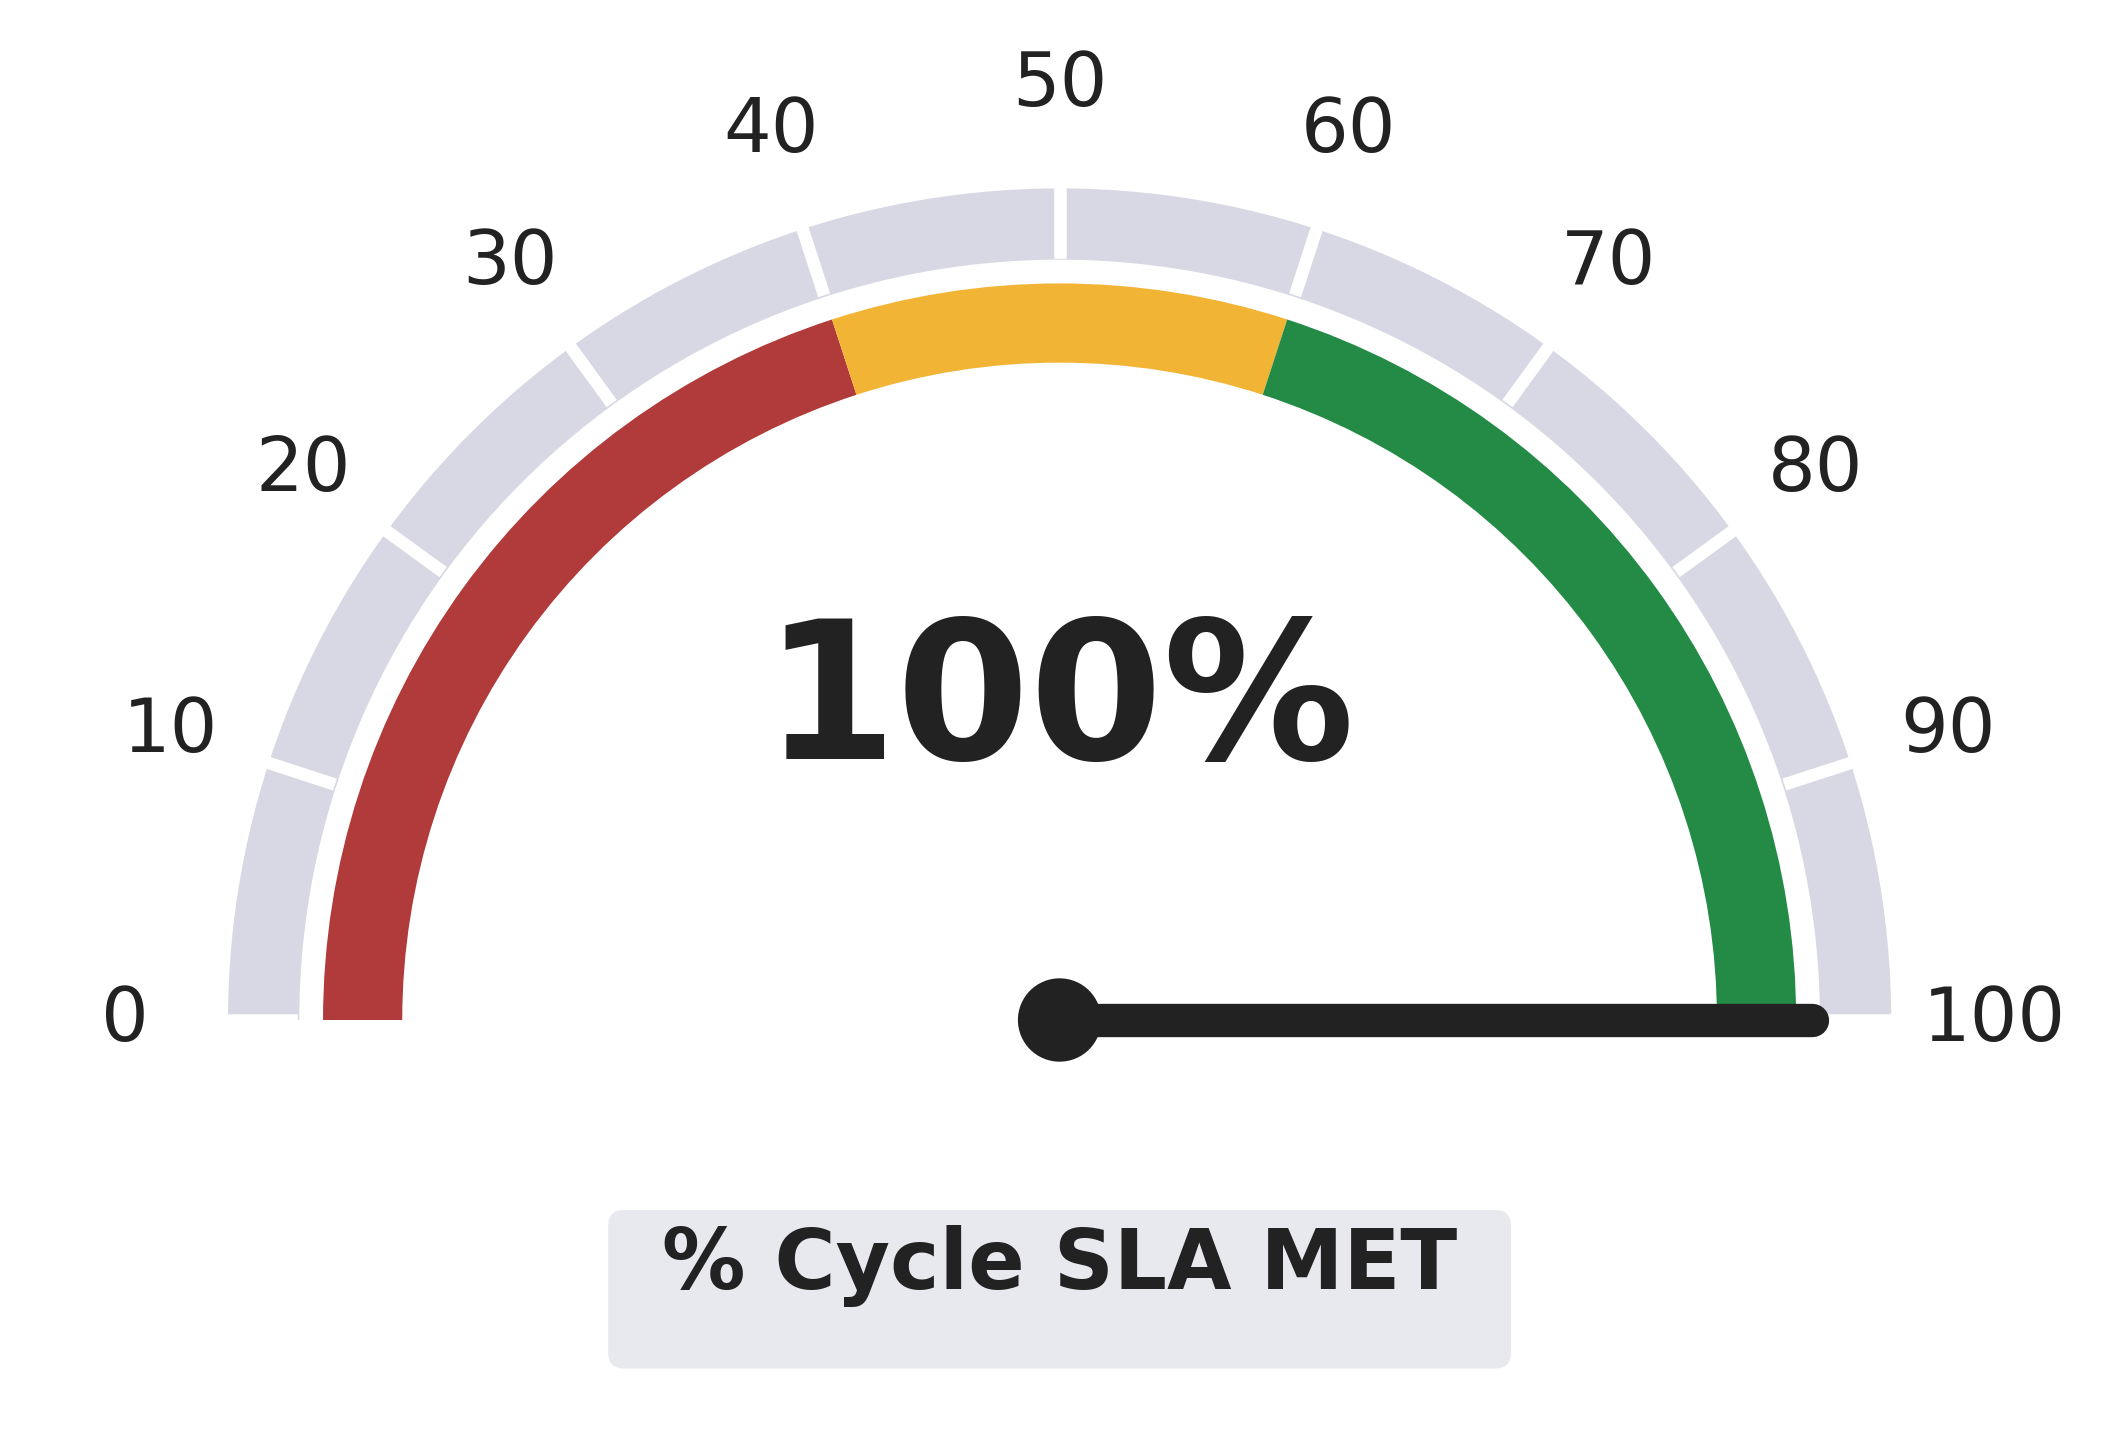

Source code (Python):
import matplotlib.pyplot as plt
import matplotlib.patches as patches
import numpy as np
import sys

# -----------------------------
# DYNAMIC VALUE FROM EXCEL (0 - 100)
# -----------------------------
# Read the value passed from the main script, fallback to 100 if something goes wrong
value = int(float(sys.argv[1])) if len(sys.argv) > 1 else 100

fig, ax = plt.subplots(figsize=(10, 6))
ax.set_aspect('equal')
ax.axis('off')

# -----------------------------
# OUTER GREY ARC
# -----------------------------
outer = patches.Wedge(
    (0, 0),
    1.05,
    0,
    180,
    width=0.09,
    facecolor="#d8d8e5",
    edgecolor="none"
)
ax.add_patch(outer)

# -----------------------------
# RED ARC
# -----------------------------
red = patches.Wedge(
    (0, 0),
    0.93,
    108,
    180,
    width=0.10,
    facecolor="#b13a3a",
    edgecolor="none"
)
ax.add_patch(red)

# -----------------------------
# YELLOW ARC
# -----------------------------
yellow = patches.Wedge(
    (0, 0),
    0.93,
    72,
    108,
    width=0.10,
    facecolor="#f1b434",  
    edgecolor="none"
)
ax.add_patch(yellow)

# -----------------------------
# GREEN ARC
# -----------------------------
green = patches.Wedge(
    (0, 0),
    0.93,
    0,
    72,
    width=0.10,
    facecolor="#238b45",
    edgecolor="none"
)
ax.add_patch(green)

# -----------------------------
# TICK MARKS
# -----------------------------
for i in range(11):
    angle = np.deg2rad(180 - i * 18)

    x1 = 0.97 * np.cos(angle)
    y1 = 0.97 * np.sin(angle)

    x2 = 1.05 * np.cos(angle)
    y2 = 1.05 * np.sin(angle)

    ax.plot([x1, x2], [y1, y2],
            color="white",
            linewidth=3)

# -----------------------------
# NUMBERS
# -----------------------------
for i in range(11):
    angle = np.deg2rad(180 - i * 18)

    x = 1.18 * np.cos(angle)
    y = 1.18 * np.sin(angle)

    ax.text(
        x,
        y,
        str(i * 10),
        fontsize=18,
        ha="center",
        va="center",
        color="#222222"
    )

# -----------------------------
# NEEDLE
# -----------------------------
needle_angle = np.deg2rad(180 - value * 1.8)

x = 0.95 * np.cos(needle_angle)
y = 0.95 * np.sin(needle_angle)

ax.plot(
    [0, x],
    [0, y],
    color="#222222",
    linewidth=8,
    solid_capstyle="round"
)

ax.add_patch(
    plt.Circle(
        (0, 0),
        0.05,
        color="#222222"
    )
)

# -----------------------------
# CENTER VALUE
# -----------------------------
ax.text(
    0,
    0.33,
    f"{value}%",
    fontsize=46,
    fontweight="bold",
    ha="center",
    color="#222222"
)

# -----------------------------
# LABEL BOX
# -----------------------------
box = patches.FancyBboxPatch(
    (-0.55, -0.42),
    1.10,
    0.16,
    boxstyle="round,pad=0.02",
    facecolor="#e8e8ef",
    edgecolor="none"
)

ax.add_patch(box)

ax.text(
    0,
    -0.34,
    "% Cycle SLA MET",
    fontsize=20,
    fontweight="bold",
    ha="center",
    color="#222222"
)

# -----------------------------
# LIMITS
# -----------------------------
ax.set_xlim(-1.3, 1.3)
ax.set_ylim(-0.5, 1.25)

# -----------------------------
# SAVE IMAGE
# -----------------------------
plt.savefig("cycle_gauge.png", dpi=300, bbox_inches="tight")

print("Image saved successfully as cycle_gauge.png")
